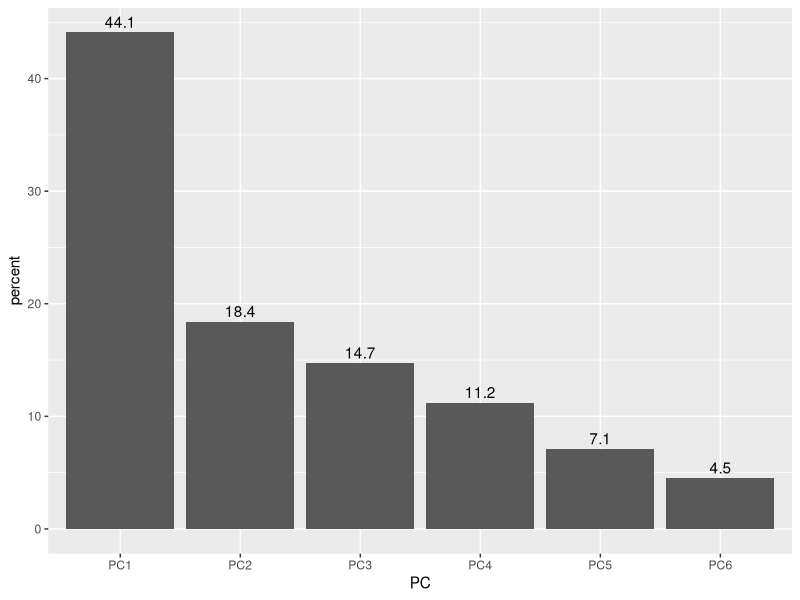

Here is the R script that generated this plot:
# ==========================================================
# Activity 27 - HOMEWORK: all 1,025 Pokemon
# Name:
# Date:
#
# Save as scripts/27_pca_homework.R
#
# *** THIS IS THE FILE YOU TURN IN. ***
#
# In class we ran a PCA on the original 151 Pokemon. Here you
# run the identical analysis on ALL 1,025 - nine
# generations, twenty-five years of new designs.
#
# THE QUESTION: does PC1 still mean the same thing? Or was
# "overall power" just a quirk of the first 151?
#
# ----------------------------------------------------------
# HOW THIS ONE WORKS - READ THIS
#
# THE CODE IS ALREADY WRITTEN AND ALREADY RUNS. You do not
# have to write any code at all. Press Ctrl/Cmd + Shift +
# Enter and the whole thing executes.
#
# Your job is to READ THE OUTPUT and answer the questions in
# the ANSWERS block below. Almost all of the marks are for
# interpretation, not for typing.
#
# The only code you write is in the OPTIONAL section at the
# very bottom, and that is one line.
# ==========================================================


# ==========================================================
# ANSWERS - every graded question, in one place
# ==========================================================

# H-Q1. (section 2) How many Pokemon are in this file, and
#       how many of them are legendary? Compare both numbers
#       to class (151 Pokemon, 4 legendary).
# ANSWER:
#
#
# H-Q2. (section 3) Look at the correlation matrix. Name the
#       pair of stats with the STRONGEST positive
#       relationship, and give the number. Is it the same
#       pair that was strongest in class?
# ANSWER:
#
#
# H-Q3. (section 5) From summary(): what percentage of the
#       variance does PC1 explain? PC2? What is the
#       cumulative percentage for PC1 + PC2?
#       In class these were 39.6%, 21.5% and 61.1%.
# ANSWER:
#
#
# H-Q4. (section 5) Is PC1 capturing MORE or LESS of the
#       variance than it did with 151 Pokemon? Suggest one
#       reason why adding 874 more Pokemon might change it
#       in that direction.
# ANSWER:
#
#
# H-Q5. (section 6) Look at your scree plot. Where is the
#       elbow? How many components would you keep, and what
#       cumulative percentage does that give you?
# ANSWER:
#
#
# H-Q6. (section 7) Look at the PC1 column of the loadings.
#       Are all six numbers the same sign? What does that
#       tell you PC1 is measuring?
# ANSWER:
#
#
# H-Q7. (section 7) Look at the PC2 column. Which stat has
#       the LARGEST POSITIVE loading, and which has the
#       LARGEST NEGATIVE one? (Write both names and both
#       numbers - you will need this next class.)
# ANSWER:
#
#
# H-Q8. (section 9) Write down the top six Pokemon by PC1
#       and the bottom six. Do you recognise any of them?
#       Does the pattern match class, where the top was all
#       legendaries and the bottom was Magikarp and friends?
# ANSWER:
#
#
# H-Q9. (section 10) Give the mean PC1 for legendary and
#       non-legendary Pokemon, and both sample sizes. In
#       class the gap was 3.00 versus -0.08 but with only
#       n = 4 legendaries. Is the gap bigger or smaller
#       here - and which version do you trust more, and why?
# ANSWER:
#
#
# H-Q10. Four or five sentences, written as a short results
#        paragraph. Say what you did, report PC1 and PC2
#        variance explained, state what you think each axis
#        measures, and give your evidence for PC1 - naming
#        actual Pokemon. Finish with one sentence on whether
#        the 151 result held up.
# ANSWER:
#
#
# H-Q11. (OPTIONAL section 11) After adding height and
#        weight, what percentage does PC1 explain now, and
#        do height and weight load positively or negatively
#        on it? One sentence on whether adding them helped.
# ANSWER:
#
#
#

# ==========================================================
# CODE - already written. Just run it.
# ==========================================================

# ---- 1 Libraries -----------------------------------------
library(tidyverse)

invisible(NULL)


# ---- 2 Read the BIG file ---------------------------------
# The only real difference from class: pokemon_1025.csv
# instead of pokemon_151.csv. Identical columns.

pokemon <- read_csv("data/pokemon_1025.csv")

dim(pokemon)

pokemon %>% count(is_legendary)

# -> H-Q1

invisible(NULL)


# ---- 3 The six stats, and do they move together? ---------

poke_stats <- pokemon %>%
  select(hp, attack, defense, sp_attack, sp_defense, speed)

poke_stats %>%
  cor() %>%
  round(2)

# Ignore the 1.00 diagonal. Look for the biggest off-diagonal
# number.
#
# -> H-Q2

invisible(NULL)


# ---- 4 Run the PCA ---------------------------------------
# scale. = TRUE, exactly as in class. Mind the full stop.

poke_pca <- prcomp(poke_stats, center = TRUE, scale. = TRUE)

invisible(NULL)


# ---- 5 Variance explained --------------------------------

summary(poke_pca)

# Read the "Proportion of Variance" and "Cumulative
# Proportion" rows.
#
# -> H-Q3 and H-Q4

invisible(NULL)


# ---- 6 Scree plot ----------------------------------------

var_df <- tibble(
  PC      = paste0("PC", 1:6),
  percent = round(100 * poke_pca$sdev^2 / sum(poke_pca$sdev^2), 1)
)

var_df

ggplot(var_df, aes(x = PC, y = percent)) +
  geom_col() +
  geom_text(aes(label = percent), vjust = -0.4)

# Look for the elbow - where the bars flatten out.
#
# -> H-Q5

invisible(NULL)


# ---- 7 The loadings - what the axes are made of ----------

round(poke_pca$rotation[, 1:2], 2)

# PC1 column: are all six the same sign?
# PC2 column: find the biggest positive and biggest negative.
#
# -> H-Q6 and H-Q7

invisible(NULL)


# ---- 8 Glue the scores back on ---------------------------

poke_scores <- pokemon %>%
  mutate(PC1 = poke_pca$x[, 1],
         PC2 = poke_pca$x[, 2])

invisible(NULL)


# ---- 9 The ends of PC1 -----------------------------------

poke_scores %>%
  arrange(desc(PC1)) %>%
  select(name, is_legendary, PC1) %>%
  head(6)

poke_scores %>%
  arrange(PC1) %>%
  select(name, PC1) %>%
  head(6)

# -> H-Q8

invisible(NULL)


# ---- 10 Legendary versus the rest ------------------------

poke_scores %>%
  group_by(is_legendary) %>%
  summarise(n = n(),
            mean_PC1 = round(mean(PC1), 2))

# -> H-Q9, and then write H-Q10

invisible(NULL)


# ==========================================================
# OPTIONAL - add body size to the PCA
#
# So far the PCA has only seen the six battle stats. The
# file also has height_m and weight_kg - real physical
# measurements.
#
# Add them and see what happens. This is ONE line of code:
# copy the select() from section 3 and add the two columns
# to it. Everything below it already works.
# ==========================================================

# ---- 11 Eight columns instead of six ---------------------
# -> then answer H-Q11.

# YOUR CODE - copy section 3's select() and add
#             height_m and weight_kg:
#
# poke_stats_big <- pokemon %>%
#   select(hp, attack, defense, sp_attack, sp_defense, speed,
#          height_m, weight_kg)

# These three lines already work once the line above runs:
#
# poke_pca_big <- prcomp(poke_stats_big, center = TRUE, scale. = TRUE)
# summary(poke_pca_big)
# round(poke_pca_big$rotation[, 1:2], 2)

invisible(NULL)


# ==========================================================
# Before you hand in: Session > Restart R, then run the
# whole file top to bottom. It must run clean, and your
# scree plot must draw.
# ==========================================================
